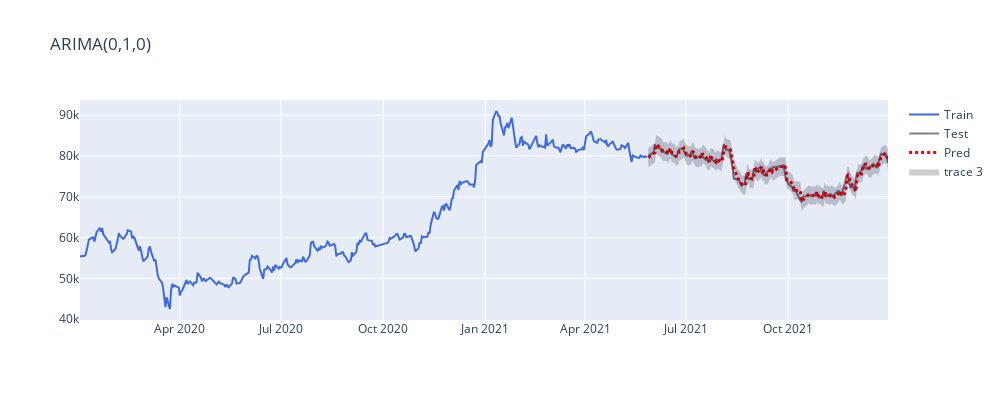

Notebook code for this chart:
### Markdown cell above
### plotly를 활용한 시각화

### Code cell
import plotly.graph_objects as go

fig = go.Figure([
    go.Scatter(x=y_train.index, y=y_train, name="Train", mode="lines", line=dict(color="royalblue")),
    # 테스트데이터
    go.Scatter(x=y_test.index, y=y_test, name="Test", mode="lines", line=dict(color="rgba(0,0,30,0.5)")),
    # 예측 데이터
    go.Scatter(x=y_test.index, y=y_pred_list, name="Pred", mode="lines", line=dict(color="red", dash="dot", width=3)),
    # 신뢰구간
    go.Scatter(x=y_test.index.tolist() + y_test.index[::-1].tolist(),
                y=pred_upper + pred_lower[::-1],
                fillcolor="rgba(0,0,30,0.2)",
                fill="toself",
                line={"color":"rgba(0,0,0,0)"},
                hoverinfo="skip",
                showlegend=True)
])

fig.update_layout(height=400, width=1000, title_text="ARIMA(0,1,0)")
fig.show()

### Figure 1 — Plotly figure (JSON) as saved in the notebook; plotly's stock layout.template omitted (floating-point values rounded to 4 significant figures; data arrays with more than 128 entries replaced by an {"elided": "..."} marker saying what was removed)
{"data": [{"line": {"color": "royalblue"}, "mode": "lines", "name": "Train", "type": "scatter", "x": {"elided": "347 str values"}, "y": {"elided": "347 int values"}}, {"line": {"color": "rgba(0,0,30,0.5)"}, "mode": "lines", "name": "Test", "type": "scatter", "x": {"elided": "149 str values"}, "y": {"elided": "149 int values"}}, {"line": {"color": "red", "dash": "dot", "width": 3}, "mode": "lines", "name": "Pred", "type": "scatter", "x": {"elided": "149 str values"}, "y": {"elided": "149 int values"}}, {"fill": "toself", "fillcolor": "rgba(0,0,30,0.2)", "hoverinfo": "skip", "line": {"color": "rgba(0,0,0,0)"}, "showlegend": true, "type": "scatter", "x": {"elided": "298 str values"}, "y": {"elided": "298 float values"}}], "layout": {"height": 400, "title": {"text": "ARIMA(0,1,0)"}, "width": 1000}}
